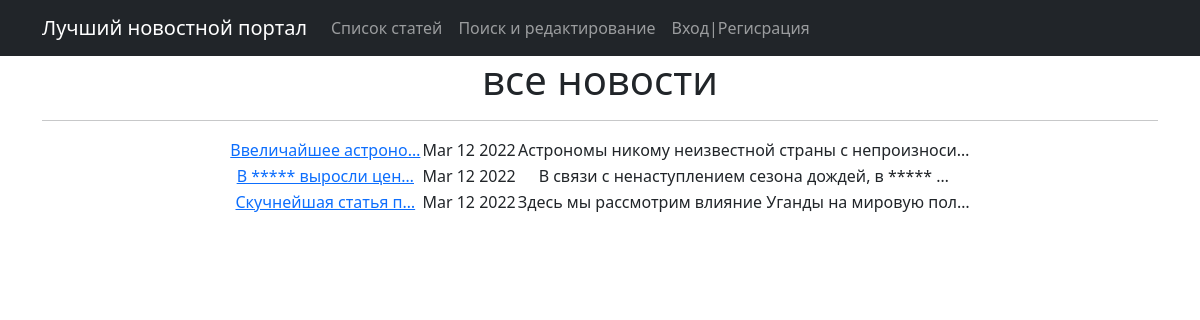
The page /news/ on the database as committed earlier.
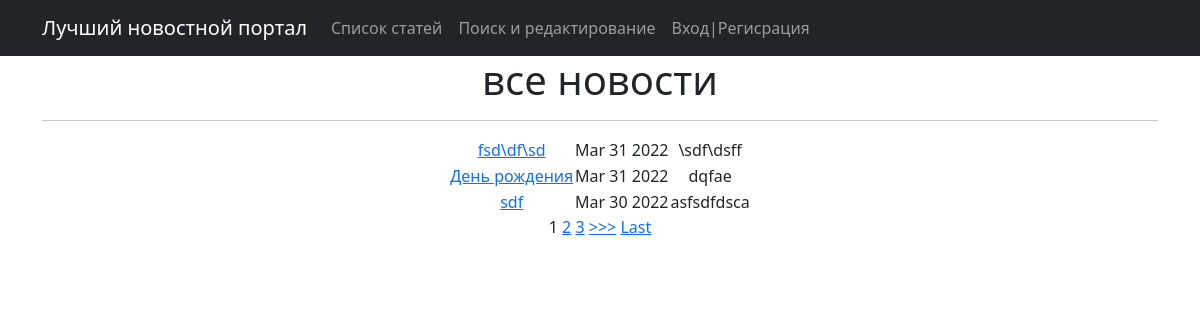
The same page on the database as committed later.
### news/models.py (models this page shows, shortened)
class Post(models.Model):
    author = models.ForeignKey(Author, on_delete=models.CASCADE)
    NEWS = 'NW'
    ARTICLE = 'AR'
    CATEGORY_CHOICE = (
        (NEWS, 'Новости'),
        (ARTICLE, 'Статья'),
            )
    categoryType = models.CharField(max_length=2, choices=CATEGORY_CHOICE, default=ARTICLE)
    createTime = models.DateTimeField(auto_now_add=True)
    postCategory = models.ManyToManyField(Category, through='PostCategory')
    title = models.CharField(max_length=128)
    text = models.TextField()
    rating = models.SmallIntegerField(default=0)

### news/views.py (the view)
# urls.py: path('', List.as_view()),  #ссылка на список
class List(ListView):
    model = Post
    template_name = 'main.html'
    context_object_name = 'post'
    queryset = Post.objects.order_by('-createTime')
    paginate_by = 3

### news/templatetags/lex_filter.py (called while the page is built)
@register.filter()
def censor(value):
    badwords = ["бананы", "африке"]
    for word in badwords:
        if word in value:
            value = value.replace(word, '*' * (len(word) - 1))
    return value

### templates/main.html (shortened to what this page needs)
{% extends 'flatpages/default.html' %}
{% load lex_filter %}
{% block content %}
    <h1>все новости</h1>
    <hr>
        <table align="center">
        {% for pst in post %}
            <tr>
                <td>
                    <a href="{% url 'post_detail' pst.id %}"> {{ pst.title|censor|truncatechars:20 }}</a>
                </td>
                <td>
                    {{ pst.createTime|date:'M d Y' }}
                </td>
                <td>
                    {{ pst.text|truncatechars:50|censor}}
                </td>
            </tr>
        {% endfor %}
        </table>
{% if is_paginated %}
    {% for num in page_obj.paginator.page_range %}
        {% if page_obj.number == num %}
            <a>{{ num }}</a>
        {% elif num > page_obj.number|add:'-3' and num < page_obj.number|add:'3' %}
            <a href="?page={{ num }}">{{ num }}</a>
        {% endif %}
    {% endfor %}
    {% if page_obj.has_next %}
        <a href="?page={{ page_obj.next_page_number }}">>>></a>
        <a href="?page={{ page_obj.paginator.num_pages }}">Last</a>
    {% endif %}
{% endif %}
{% endblock content %}

Rows that differ between the two databases and show on the page:
no longer on this page (row unchanged): Post: title|censor "Ввеличайшее астроно…", createTime "Mar 12 2022", text|censor "Астрономы никому неизвестной страны с непроизноси…"
no longer on this page (row unchanged): Post: title|censor "В ***** выросли цен…", createTime "Mar 12 2022", text|censor "В связи с ненаступлением сезона дождей, в ***** …"
no longer on this page (row unchanged): Post: title|censor "Скучнейшая статья п…", createTime "Mar 12 2022", text|censor "Здесь мы рассмотрим влияние Уганды на мировую пол…"
added Post: title|censor "fsd\\df\\sd", createTime "Mar 31 2022", text|censor "\\sdf\\dsff"
added Post: title|censor "День рождения", createTime "Mar 31 2022", text|censor "dqfae"
added Post: title|censor "sdf", createTime "Mar 30 2022", text|censor "asfsdfdsca"
Other text that changed with them:
new list line: "1"
new list line: "2"
new list line: "3"
text now shown: ">>> Last"
